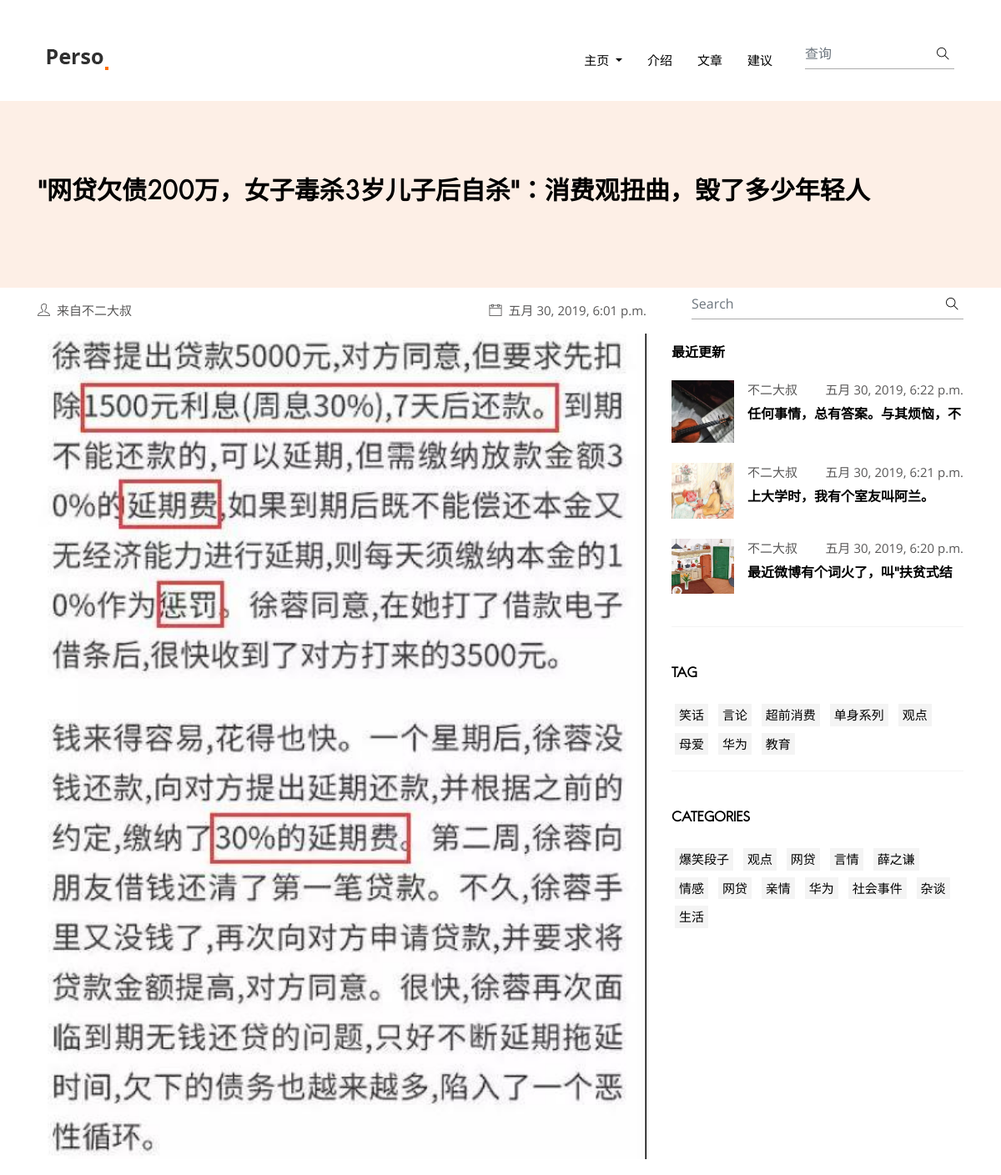
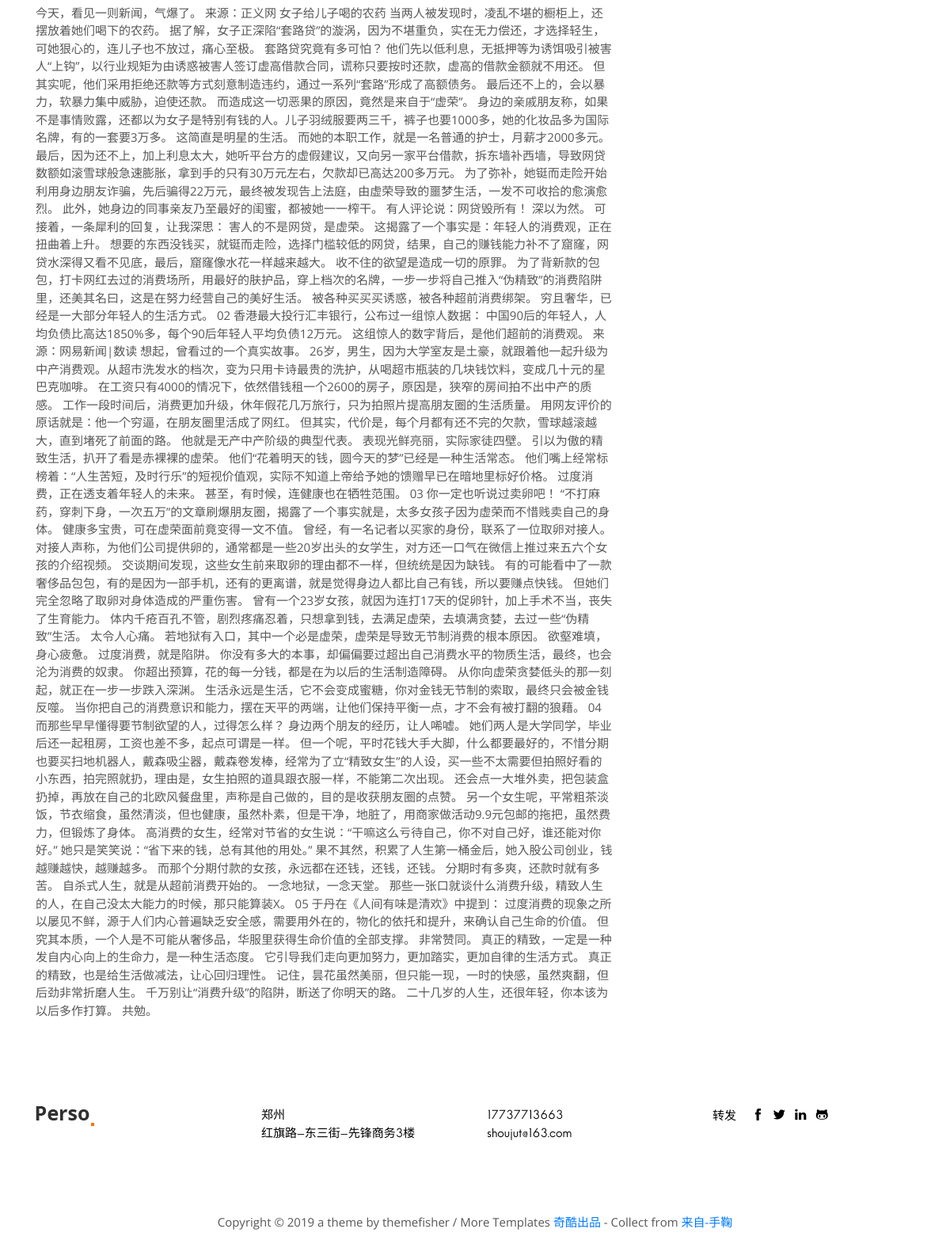
/blog/detail/15/, run on the app's committed database (2 pictures, top to bottom).
### blog/models.py (models this page shows, shortened)
class Dynamic(models.Model):
    title = models.CharField(max_length=50,verbose_name='标题')
    body = models.TextField(verbose_name='内容')
    img=models.ImageField(upload_to='DynamicPicture',verbose_name='动态配图')
    views = models.PositiveIntegerField(default=0,verbose_name='阅读数')
    categories=models.ForeignKey(Categories,on_delete=models.CASCADE,verbose_name='分类')
    tag=models.ManyToManyField(Tag,verbose_name='标签')
    release_time=models.DateTimeField(auto_now_add=True,verbose_name='发布时间')
    author=models.ForeignKey(User,on_delete=models.CASCADE,verbose_name='作者')
    class Meta():
        verbose_name = "文章"
        verbose_name_plural = verbose_name

class Tag(models.Model):
    title = models.CharField(max_length=20,verbose_name='标签')
    class Meta():
        verbose_name = "标签"
        verbose_name_plural = verbose_name

class Categories(models.Model):
    title=models.CharField(max_length=20,verbose_name='分类')
    class Meta():
        verbose_name = "分类"
        verbose_name_plural = verbose_name

### blog/views.py (the view)
# urls.py: url(r'^detail/(\d+)/$',views.detail,name='detail'),
def detail(request,id):
    dynamic=get_object_or_404(Dynamic,pk=id)
    return render(request,'blog/blog-single.html',locals())

### blog/templatetags/extend_fun.py (called while the page is built)
@register.filter(name='myslice')
def myslice(value,length):
    return value[:length]

@register.simple_tag
def getlaterdynamics(num):
    return Dynamic.objects.all().order_by('-release_time')[:num]

@register.simple_tag
def getcategories():
    return Categories.objects.all()

@register.simple_tag
def gettags():
    return Tag.objects.all()

### templates/blog/blog-single.html (shortened to what this page needs)
﻿{% load extend_fun %}
<!DOCTYPE html>
<html lang="zxx">
<head>
  <link rel="stylesheet" href="/static/plugins/bootstrap/bootstrap.min.css">
  <link rel="stylesheet" href="/static/plugins/slick/slick.css">
  <link rel="stylesheet" href="/static/plugins/themify-icons/themify-icons.css">
  <link href="/static/css/style.css" rel="stylesheet">
</head>
<body>
<header class="navigation">
    <nav class="navbar navbar-expand-lg navbar-light">
        <a class="navbar-brand" href="{% url 'blog:about' %}"><img class="img-fluid" src="/static/images/logo.png" alt="parsa"></a>
        <div class="collapse navbar-collapse text-center" id="navogation">
            <ul class="navbar-nav ml-auto">
                <li class="nav-item dropdown">
                    <a class="nav-link text-uppercase text-dark dropdown-toggle" href="#" id="navbarDropdown"
                       role="button" data-toggle="dropdown" aria-haspopup="true" aria-expanded="false">
                        主页
                    </a>
                </li>
                <li class="nav-item">
                    <a class="nav-link text-uppercase text-dark" href="{% url 'blog:about' %}">介绍</a>
                </li>
                <li class="nav-item">
                    <a class="nav-link text-uppercase text-dark" href="{% url 'blog:detail' 12 %}">文章</a>
                </li>
                <li class="nav-item">
                    <a class="nav-link text-uppercase text-dark" href="{% url 'blog:contact' %}">建议</a>
                </li>
            </ul>
            <form class="form-inline position-relative ml-lg-4" method="get" action="/search/" id="searchform">
                <input class="form-control px-0 w-100" type="search" placeholder="查询" required name="q">
                <button class="search-icon" type="submit"><i class="ti-search text-dark"></i></button>
            </form>
        </div>
    </nav>
</header>
<section class="section bg-secondary">
  <div class="container">
    <div class="row">
      <div class="col-lg-12">
        <h4>{{ dynamic.title }}</h4>
      </div>
    </div>
  </div>
</section>
<section>
  <div class="container">
    <div class="row">
      <div class="col-lg-8">
        <ul class="list-inline d-flex justify-content-between py-3">
          <li class="list-inline-item"><i class="ti-user mr-2"></i>来自{{ dynamic.author }}</li>
          <li class="list-inline-item"><i class="ti-calendar mr-2"></i>{{ dynamic.release_time }}</li>
        </ul>
        <img src="/static/media/{{dynamic.img}}" alt="post-thumb" class="w-100 img-fluid mb-4">
        <div class="content">
          <p>{{ dynamic.body }}</p>
        </div>
      </div>
      <div class="col-lg-4">
          <form class="form-inline position-relative ml-lg-4" method="get" action="/search/" id="searchfor">
                <input class="form-control px-0 w-100" type="search" placeholder="Search" required name="q">
                <button class="search-icon" type="submit"><i class="ti-search text-dark"></i></button>
            </form>
        <div class="widget">
          <h6 class="mb-4">最近更新</h6>
          {% getlaterdynamics 3 as laterdynamics %}
            {% for laterdynamic in laterdynamics %}
              <div class="media mb-4">
            <div class="post-thumb-sm mr-3">
              <img class="img-fluid" src="/static/media/{{laterdynamic.img}}" alt="post-thumb">
            </div>
            <div class="media-body">
              <ul class="list-inline d-flex justify-content-between mb-2">
                <li class="list-inline-item">{{ laterdynamic.author }}</li>
                <li class="list-inline-item">{{ laterdynamic.release_time }}</li>
              </ul>
              <h6><a class="text-dark" href="{% url 'blog:detail' laterdynamic.id %}">{{ laterdynamic.body|myslice:16 }}</a></h6>
            </div>
          </div>
          {% endfor %}
        </div>
        <div class="widget">
          <h6 class="mb-4">TAG</h6>
          <ul class="list-inline tag-list">
              {% gettags as tags %}
              {% for tag in tags %}
                  <li class="list-inline-item m-1"><a href="{% url 'blog:tags' tag.id %}">{{ tag.title }}</a></li>
              {% endfor %}
          </ul>
        </div>
        <div class="widget">
          <h6 class="mb-4">CATEGORIES</h6>
          <ul class="list-inline tag-list">
            {% getcategories as categories %}
            {% for category in categories %}
                <li class="list-inline-item m-1"><a href="{% url 'blog:categories' category.id %}">{{ category.title }}</a></li>
            {% endfor %}
          </ul>
        </div>
      </div>
    </div>
  </div>
</section>
<footer>
    <div class="section">
        <div class="container">
            <div class="row">
                <div class="col-md-3 col-sm-6 mb-4 mb-md-0">
                    <a href="{% url 'blog:about' %}"><img src="/static/images/logo.png" alt="persa" class="img-fluid"></a>
                </div>
                <div class="col-md-3 col-sm-6 mb-4 mb-md-0">
                    <ul class="list-unstyled">
                        <li class="font-secondary text-dark">郑州</li>
                        <li class="font-secondary text-dark">红旗路-东三街-先锋商务3楼</li>
                    </ul>
                </div>
                <div class="col-md-3 col-sm-6 mb-4 mb-md-0">
                    <ul class="list-unstyled">
                        <li class="font-secondary text-dark">17737713663</li>
                        <li class="font-secondary text-dark">shoujut@163.com</li>
                    </ul>
                </div>
                <div class="col-md-3 col-sm-6 mb-4 mb-md-0">
                    <span class="font-secondary text-dark mr-3">转发</span>
                    <ul class="list-inline d-inline-block">
                        <li class="list-inline-item"><a href="#" class="text-dark"><i class="ti-facebook"></i></a></li>
                        <li class="list-inline-item"><a href="#" class="text-dark"><i class="ti-twitter-alt"></i></a>
                        </li>
                        <li class="list-inline-item"><a href="#" class="text-dark"><i class="ti-linkedin"></i></a></li>
                        <li class="list-inline-item"><a href="#" class="text-dark"><i class="ti-github"></i></a></li>
                    </ul>
                </div>
            </div>
        </div>
    </div>
    <div class="text-center">
        <p>Copyright ©
            a theme by themefisher / More Templates <a href="http://qikuedu.com/" target="_blank"
                                                       title="模板之家">奇酷出品</a> - Collect from <a
                    href="http://qikuedu.com/" title="网页模板" target="_blank">来自-手鞠</a></p>
    </div>
</footer>
</body>
</html>

### static/css/style.css (style rules this page uses)
body { line-height: 1.5; font-family: "Open Sans", sans-serif; -webkit-font-smoothing: antialiased; font-size: 15px; color: #585757; }
p, .paragraph { font-weight: 400; font-size: 15px; line-height: 1.5; font-family: "Open Sans", sans-serif; }
h1, h2, h3, h4, h5, h6 { color: #000000; font-family: "hanskendrick"; font-weight: 600; line-height: 1.2; }
h4, .h4 { font-size: 30px; }
h6, .h6 { font-size: 16px; }
body { background-color: #fff; overflow-x: hidden; }
ol, ul { list-style-type: none; margin: 0px; }
img { vertical-align: middle; border: 0; }
a, a:hover, a:focus { text-decoration: none; }
a, button, select { cursor: pointer; transition: .2s ease; }
.section { padding-top: 90px; padding-bottom: 90px; }
.bg-secondary { background: #fdefe6 !important; }
.text-dark { color: #000000 !important; }
.font-secondary { font-family: "hanskendrick" !important; }
.form-control { border: 0; border-bottom: 1px solid #ababab; border-radius: 0; }
.navigation { z-index: 9; }
.headroom { position: -webkit-sticky; position: sticky; top: 0; left: 0; right: 0; transition: all .4s ease-in-out; padding: 10px 40px; background-color: #fff; }
.navbar .nav-item .nav-link { padding: 20px 15px; }
.search-icon { border: 0; background: transparent; position: absolute; right: 0; top: 50%; -webkit-transform: translateY(-50%); transform: translateY(-50%); }
.content * { margin-bottom: 20px; }
.widget { padding: 15px 0; }
.widget:not(:last-child) { margin-bottom: 30px; border-bottom: 1px solid #f4f4f4; }
.post-thumb-sm { max-width: 75px; max-height: 75px; overflow: hidden; }
.tag-list li a { display: block; background: #f4f4f4; padding: 2px 5px; color: #000000; }

### data on the page
Dynamic: title "“网贷欠债200万，女子毒杀3岁儿子后自杀”：消费观扭曲，毁了多少年轻人", author "不二大叔", release_time "五月 30, 2019, 6:01 p.m.", img (picture), body "今天，看见一则新闻，气爆了。 来源：正义网 女子给儿子喝的农药 当两人被发现时，凌乱不堪的橱柜上，还摆放着她们喝下的农药。 据了解，女子正深陷“套路贷”的漩涡，因为不堪重负，实在无力偿还，才选择轻生，可她狠心的，连儿子也不放过，痛心至极。 套路贷究竟有多可怕？ 他们先以低利息，无抵押等为诱饵吸引被害人“上钩”，以行业规矩为由诱惑被害人签订虚高借款合同，谎称只要按时还款，虚高的借款金额就不用还。 但其实呢，他们采用拒绝还款等方式刻意制造违约，通过一系列“套路”形成了高额债务。 最后还不上的，会以暴力，软暴力集中威胁，迫使还款。 而造成这一切恶果的原因，竟然是来自于“虚荣”。 身边的亲戚朋友称，如果不是事情败露，还都以为女子是特别有钱的人。儿子羽绒服要两三千，裤子也要1000多，她的化妆品多为国际名牌，有的一套要3万多。 这简直是明星的生活。 而她的本职工作，就是一名普通的护士，月薪才2000多元。 最后，因为还不上，加上利息太大，她听平台方的虚假建议，又向另一家平台借款，拆东墙补西墙，导致网贷数额如滚雪球般急速膨胀，拿到手的只有30万元左右，欠款却已高达200多万元。 为了弥补，她铤而走险开始利用身边朋友诈骗，先后骗得22万元，最终被发现告上法庭，由虚荣导致的噩梦生活，一发不可收拾的愈演愈烈。 此外，她身边的同事亲友乃至最好的闺蜜，都被她一一榨干。 有人评论说：网贷毁所有！ 深以为然。 可接着，一条犀利的回复，让我深思： 害人的不是网贷，是虚荣。 这揭露了一个事实是：年轻人的消费观，正在扭曲着上升。…"
Dynamic: img (picture), author "不二大叔", release_time "五月 30, 2019, 6:22 p.m.", body|myslice "任何事情，总有答案。与其烦恼，不"
Dynamic: img (picture), author "不二大叔", release_time "五月 30, 2019, 6:21 p.m.", body|myslice "上大学时，我有个室友叫阿兰。"
Dynamic: img (picture), author "不二大叔", release_time "五月 30, 2019, 6:20 p.m.", body|myslice "最近微博有个词火了，叫“扶贫式结"
Tag: title "笑话"
Tag: title "言论"
Tag: title "超前消费"
Tag: title "单身系列"
Tag: title "观点"
Tag: title "母爱"
Tag: title "华为"
Tag: title "教育"
Categories: title "爆笑段子"
Categories: title "观点"
Categories: title "网贷"
Categories: title "言情"
Categories: title "薛之谦"
Categories: title "情感"
Categories: title "网贷"
Categories: title "亲情"
Categories: title "华为"
Categories: title "社会事件"
Categories: title "杂谈"
Categories: title "生活"
